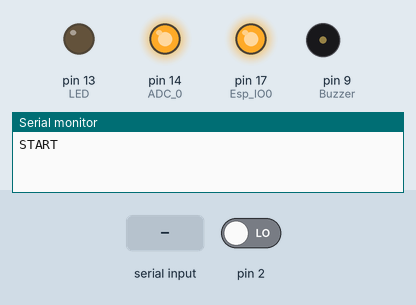
Recording of a sketch running on a simulated Arduino Mega 2560, built for the host (arithmetic inside an expression is 32-bit, double 64-bit). Shown: output pins drawn as LEDs (lit = HIGH), buzzer (waves = sounding, pin HIGH), the last lines printed to the serial monitor. The inputs (shaded band) are chosen by the test bench; at power-on: pin 2 LOW. Pins used as bus, display or sensor lines are not drawn.

Above: at 2.2 s.
2.3 s: "1\n" received over the second serial link
3.8 s: pin 2 driven HIGH
At 5.0 s:
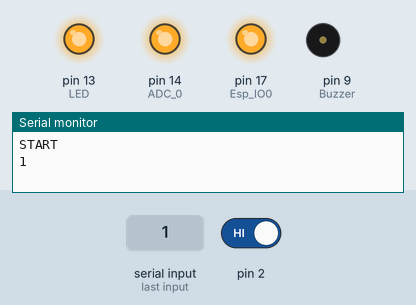
Timing chart, 0 to 6.8 s (numbered marks = the images above; inputs shaded):
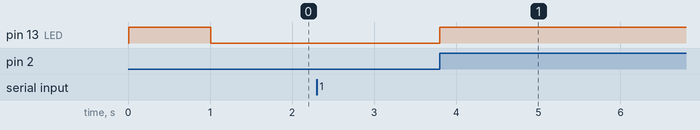

The sketch:

V3AtmelDweet.ino
```cpp
//V3
#include <avr/wdt.h>
#include <avr/sleep.h>
#include <avr/power.h>


#define LED 13
#define Esp_IO0 17
#define Esp_RST 16
#define Sensor_power 15
#define ADC_0 14
#define Esp_power 10
#define Buzzer 9
#define Step_EN 7
#define Trigger_switch 3

volatile byte alarm = 1;
volatile boolean wifiConnected = false;
String inputString = "";         // a string to hold incoming data
boolean stringComplete = false;  // whether the string is complete


volatile boolean trigger = false;
volatile int numberOfBeeps = 0;
volatile boolean continousBeep = false;
volatile int retryWiFi;
volatile int timeCounter = 0;

void setup(){
  attachInterrupt(1, triggerDetection, CHANGE);
  attachInterrupt(0, triggerDetection, CHANGE);
  pinMode(Esp_IO0, OUTPUT);//esp IO0
  digitalWrite(Esp_IO0, HIGH);//esp IO0
  pinMode(LED, OUTPUT);
  pinMode(Sensor_power, OUTPUT);
  digitalWrite(Sensor_power, HIGH);
  pinMode(Trigger_switch, OUTPUT); //PB switch power low for Low power
  digitalWrite(Trigger_switch, LOW);
  pinMode(Step_EN, OUTPUT);
  digitalWrite(Step_EN, HIGH); //3.3v on
  pinMode(ADC_0, OUTPUT);
  digitalWrite(ADC_0, HIGH);
  digitalWrite(Step_EN, HIGH); //3V on
  pinMode(LED, OUTPUT);//groene led
  pinMode(Buzzer, OUTPUT);//buzzer
  digitalWrite(Buzzer, LOW);//buzzer
  pinMode(Esp_power, OUTPUT);//PB Bridge
  digitalWrite(Esp_power, LOW);//PB Bridge
  delay(10);
  pinMode(Esp_RST, OUTPUT);//esp reset
  digitalWrite(Esp_RST, HIGH);//esp reset
  digitalWrite(LED,HIGH);
  Serial1.begin(38400);
  Serial.begin(38400);
  delay(1000);
  digitalWrite(LED,LOW);
  Serial.println("START");
}
void triggerDetection()
{
  //Serial.println("Trigger");
  digitalWrite(LED, HIGH);
  if (alarm <= 1){
    power_all_enable();
    alarm = 5;
  }
}
void loop(){
  if (alarm == 5){
        digitalWrite(Step_EN,HIGH);//3V on
        digitalWrite(Sensor_power, LOW);
        digitalWrite(LED, HIGH);//
        delay(1000);
        digitalWrite(Esp_power, LOW); //esp wifi
        digitalWrite(Esp_IO0, HIGH);//esp IO0
        digitalWrite(Esp_RST, HIGH);
        delay(1500); //wait for the sensor to be ready
  }
  Serial1Event();
  if (stringComplete){
    Serial.print(inputString);
    inputString.trim();
    if (inputString.startsWith("[HTTP] POST... code: 200")){
        Serial.println("Dweet OK");
        digitalWrite(LED, LOW);
        alarm = 0;
    }
    inputString = "";
    stringComplete = false;
  }
  if (alarm ==0){
    wifiConnected = false;
    goToSleep();
  }
}

void Serial1Event() {
  while (Serial1.available()) {
    char inChar = (char)Serial1.read();
    inputString += inChar;
    if (inChar == '\n') {
      stringComplete = true;
    }
  }
}
void goToSleep(void)
{
  digitalWrite(LED,LOW);
  digitalWrite(Step_EN, LOW);//3V off
  digitalWrite(Esp_power, HIGH);
  digitalWrite(Esp_RST, LOW);
  digitalWrite(Esp_IO0, LOW);//esp IO0
  asm volatile ("cbi %0, %1 \n\t" :: "I" (_SFR_IO_ADDR(PORTD)), "I" (PORTD7));// 3.3 v off
 // keep_ADCSRA = ADCSRA;
  ADCSRA = 0;

  // turn off various modules
  power_all_disable();

  set_sleep_mode (SLEEP_MODE_PWR_DOWN);
  noInterrupts ();
  sleep_enable();

  // turn off brown-out enable in software
   MCUCR = bit (BODS) | bit (BODSE);
   MCUCR = bit (BODS);
  interrupts ();             // guarantees next instruction executed
  sleep_cpu ();
  sleep_disable();
//  ADCSRA = keep_ADCSRA;
}
```

Measured:
- after the input at 3.8 s, pin 13 (LED): LOW → HIGH at once
